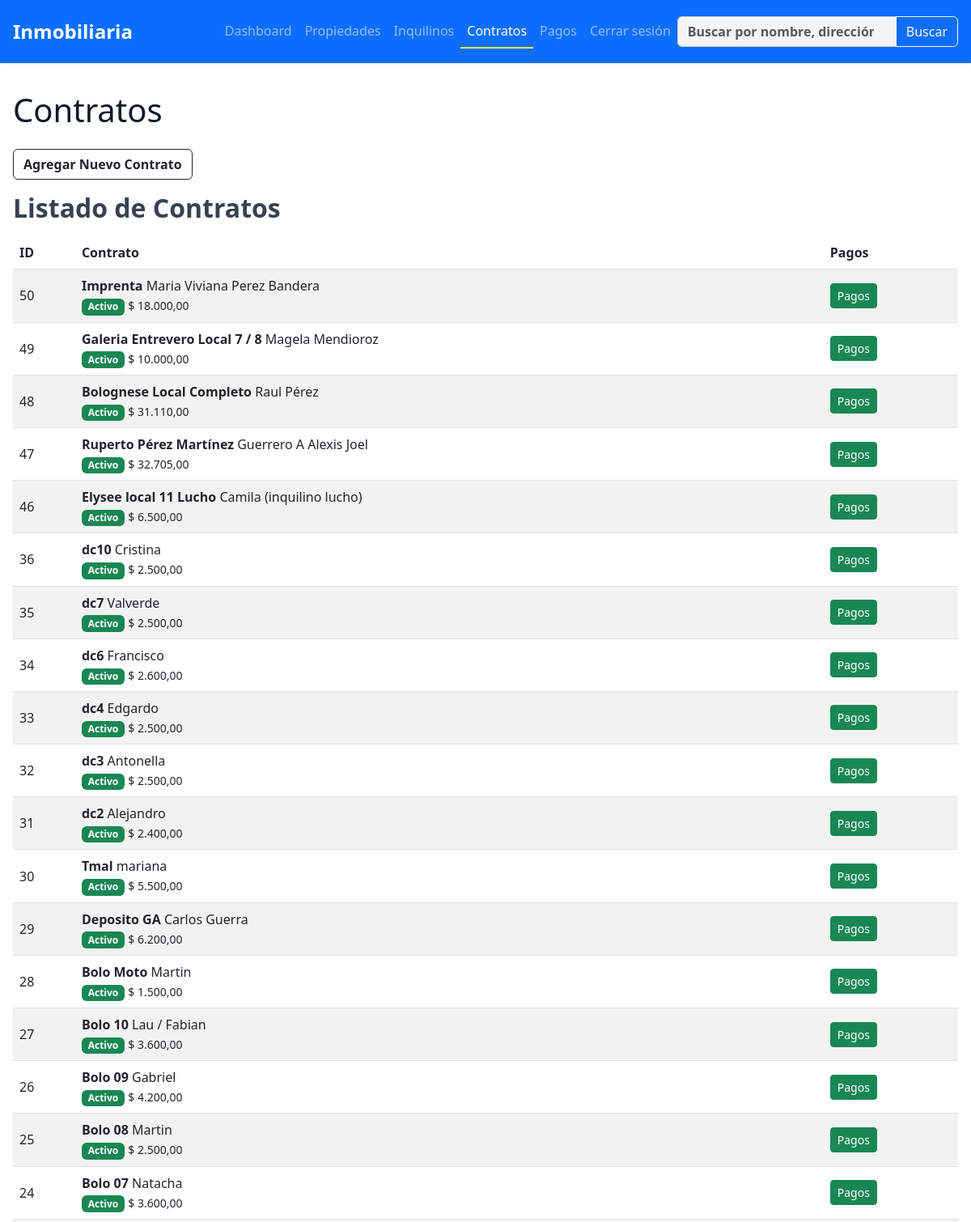
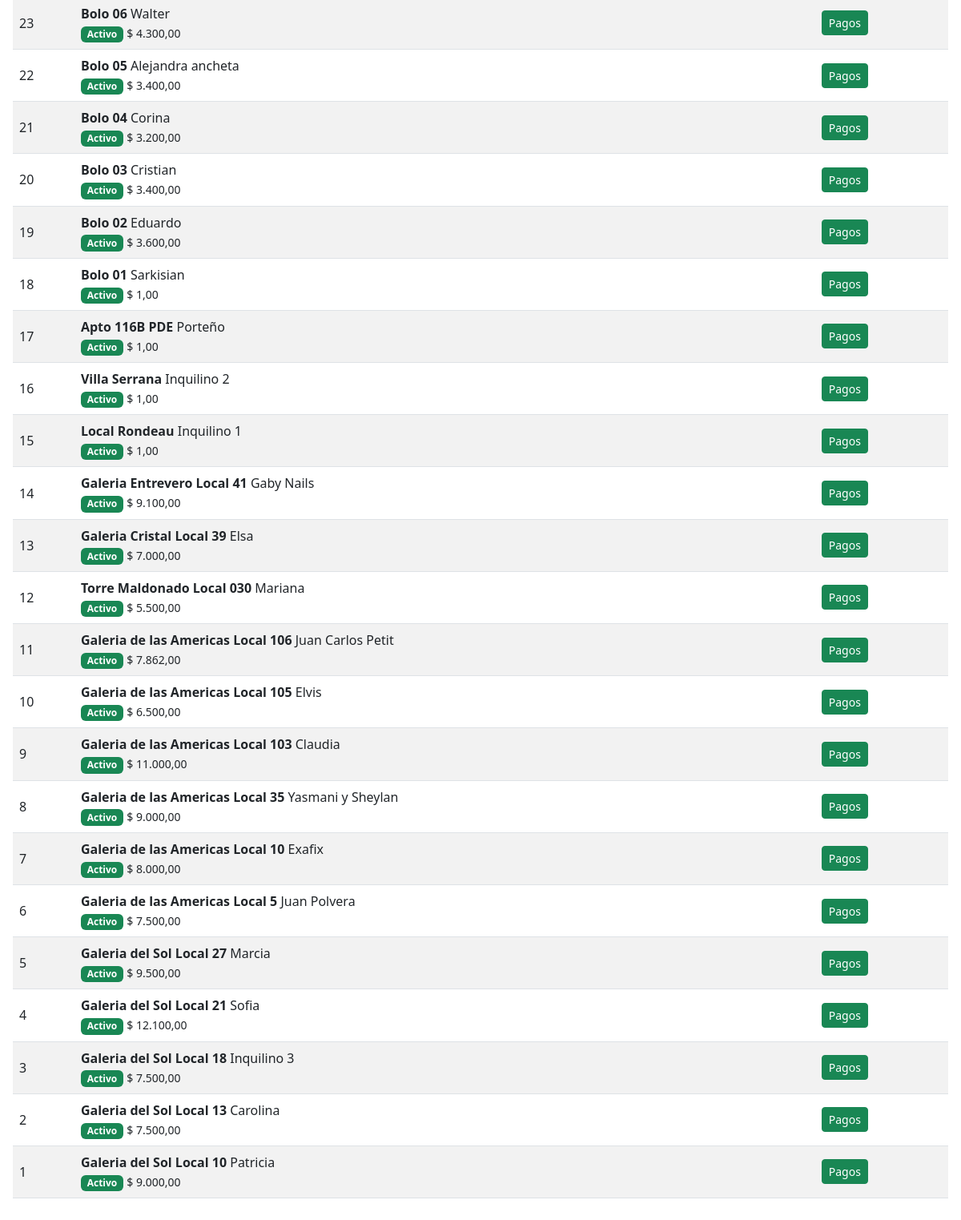
Page /contratos.php (signed in) on the committed database (2 pictures, top to bottom).
### tables this page shows
CREATE TABLE IF NOT EXISTS `contratos` (
  `id` int(11) NOT NULL AUTO_INCREMENT,
  `inquilino_id` int(11) DEFAULT NULL,
  `propiedad_id` int(11) DEFAULT NULL,
  `fecha_inicio` date DEFAULT NULL,
  `fecha_fin` date DEFAULT NULL,
  `importe` decimal(10,2) DEFAULT NULL,
  `garantia` varchar(100) DEFAULT NULL,
  `corredor` varchar(100) DEFAULT NULL,
  `estado` enum('activo','finalizado') DEFAULT NULL,
  `documentos` text,
  `usuario_id` int(11) NOT NULL,
  `fecha_creacion` datetime DEFAULT NULL,
  `fecha_modificacion` datetime DEFAULT NULL,
  PRIMARY KEY (`id`)
);

CREATE TABLE IF NOT EXISTS `propiedades` (
  `id` int(11) NOT NULL AUTO_INCREMENT,
  `nombre` varchar(255) NOT NULL,
  `tipo` varchar(100) DEFAULT NULL,
  `direccion` varchar(255) DEFAULT NULL,
  `galeria` text,
  `local` varchar(100) DEFAULT NULL,
  `precio` decimal(10,2) DEFAULT NULL,
  `incluye_gc` tinyint(1) DEFAULT NULL,
  `gastos_comunes` decimal(10,2) DEFAULT NULL,
  `estado` enum('alquilado','libre','en venta','uso propio') DEFAULT NULL,
  `garantia` decimal(10,2) DEFAULT NULL,
  `corredor` varchar(100) DEFAULT NULL,
  `anep` varchar(100) DEFAULT NULL,
  `contribucion_inmobiliaria` decimal(10,2) DEFAULT NULL,
  `comentarios` text,
  `usuario_id` int(11) NOT NULL,
  `fecha_creacion` datetime DEFAULT NULL,
  `fecha_modificacion` datetime DEFAULT NULL,
  `imagenes` text NOT NULL,
  `documentos` text NOT NULL,
  PRIMARY KEY (`id`),
  KEY `idx_usuario_id` (`usuario_id`)
);

CREATE TABLE IF NOT EXISTS `inquilinos` (
  `id` int(11) NOT NULL AUTO_INCREMENT,
  `nombre` varchar(255) NOT NULL,
  `cedula` varchar(100) NOT NULL,
  `telefono` varchar(20) DEFAULT NULL,
  `vehiculo` varchar(100) DEFAULT NULL,
  `matricula` varchar(50) DEFAULT NULL,
  `documentos` text NOT NULL,
  `usuario_id` int(11) NOT NULL,
  `fecha_creacion` datetime DEFAULT NULL,
  `fecha_modificacion` datetime DEFAULT NULL,
  PRIMARY KEY (`id`)
);

### contratos.php (the view, shortened to what this page needs)
<?php
require_once 'config.php';
$edit_id = intval($_GET['edit'] ?? 0);
$errors = [];
$propiedad_id_param = intval($_GET['propiedad_id'] ?? 0);
$contratos = $pdo->query("SELECT
  c.*, i.nombre as inquilino_nombre, p.nombre as propiedad_nombre
  FROM contratos c
  JOIN inquilinos i ON c.inquilino_id = i.id
  JOIN propiedades p ON c.propiedad_id = p.id
  ORDER BY c.id DESC")->fetchAll();
function estado_label($e)
{
  switch ($e) {
    case 'activo':
      return '<span class="badge bg-success">Activo</span>';
  }
}
include 'includes/header_nav.php';
?>
<main class="container container-main py-4">
  <h1>Contratos</h1>
  <button class="btn btn-outline-dark mb-3" type="button" data-bs-toggle="collapse" data-bs-target="#formContratoCollapse" aria-expanded="<?= ($edit_id || !empty($errors) || $propiedad_id_param) ? 'true' : 'false' ?>" aria-controls="formContratoCollapse" style="font-weight:600;">
    <?= ($edit_id || !empty($errors) || $propiedad_id_param) ? 'Ocultar' : 'Agregar Nuevo Contrato' ?>
  </button>
  <section>
    <h2 class="fw-semibold mb-3">Listado de Contratos</h2>
    <?php if (count($contratos) === 0): ?>
      <p>No hay contratos registrados.</p>
    <?php else: ?>
      <div class="table-responsive">
        <table class="table align-middle table-striped">
          <thead>
            <tr>
              <th>ID</th>
              <th>Contrato</th>
              <th>Pagos</th>
            </tr>
          </thead>
          <tbody>
            <?php foreach ($contratos as $c): ?>
              <tr>
                <td><?= htmlspecialchars($c['id'])?></td>
                <td>
                  <a href="contratos.php?edit=<?= intval($c['id']) ?>" class="text-decoration-none text-dark"><b><?= htmlspecialchars($c['propiedad_nombre']) ?></b> <?= htmlspecialchars($c['inquilino_nombre']) ?><br>
                    <?= estado_label($c['estado']) ?>
                    <small>
                      <nobr>$ <?= number_format($c['importe'], 2, ",", ".") ?></nobr>
                    </small><br>
                  </a>
                </td>
                <td>
                  <a href="pagos.php?contrato_id=<?= intval($c['id']) ?>" class="btn btn-sm btn-success">Pagos</a>
                </td>
              </tr>
            <?php endforeach; ?>
          </tbody>
        </table>
      </div>
    <?php endif; ?>
  </section>
</main>
<?php
include 'includes/footer.php';
?>

### includes/styles.css (style rules this page uses)
body { font-family: system-ui, -apple-system, "Segoe UI", Roboto, "Helvetica Neue", Arial, "Noto Sans", "Liberation Sans", sans-serif, "Apple Color Emoji", "Segoe UI Emoji", "Segoe UI Symbol", "Noto Color Emoji"; background: #ffffff; color: #374151; padding-top: 5.5rem; min-height: 100vh; margin: 0; }
.container-main { max-width: 1200px; margin: auto; padding: 1rem; }
h1 { margin-bottom: 1.5rem; color: #111827; }

### rows in the picture
contratos: id "50", propiedad.nombre "Imprenta", inquilino.nombre "Maria Viviana Perez Bandera", estado "Activo", importe "18.000,00"
contratos: id "49", propiedad.nombre "Galeria Entrevero Local 7 / 8", inquilino.nombre "Magela Mendioroz", estado "Activo", importe "10.000,00"
contratos: id "48", propiedad.nombre "Bolognese Local Completo", inquilino.nombre "Raul Pérez", estado "Activo", importe "31.110,00"
contratos: id "47", propiedad.nombre "Ruperto Pérez Martínez", inquilino.nombre "Guerrero A Alexis Joel", estado "Activo", importe "32.705,00"
contratos: id "46", propiedad.nombre "Elysee local 11 Lucho", inquilino.nombre "Camila (inquilino lucho)", estado "Activo", importe "6.500,00"
contratos: id "36", propiedad.nombre "dc10", inquilino.nombre "Cristina", estado "Activo", importe "2.500,00"
contratos: id "35", propiedad.nombre "dc7", inquilino.nombre "Valverde", estado "Activo", importe "2.500,00"
contratos: id "34", propiedad.nombre "dc6", inquilino.nombre "Francisco", estado "Activo", importe "2.600,00"
contratos: id "33", propiedad.nombre "dc4", inquilino.nombre "Edgardo", estado "Activo", importe "2.500,00"
contratos: id "32", propiedad.nombre "dc3", inquilino.nombre "Antonella", estado "Activo", importe "2.500,00"
contratos: id "31", propiedad.nombre "dc2", inquilino.nombre "Alejandro", estado "Activo", importe "2.400,00"
contratos: id "30", propiedad.nombre "Tmal", inquilino.nombre "mariana", estado "Activo", importe "5.500,00"
contratos: id "29", propiedad.nombre "Deposito GA", inquilino.nombre "Carlos Guerra", estado "Activo", importe "6.200,00"
contratos: id "28", propiedad.nombre "Bolo Moto", inquilino.nombre "Martin", estado "Activo", importe "1.500,00"
contratos: id "27", propiedad.nombre "Bolo 10", inquilino.nombre "Lau / Fabian", estado "Activo", importe "3.600,00"
contratos: id "26", propiedad.nombre "Bolo 09", inquilino.nombre "Gabriel", estado "Activo", importe "4.200,00"
contratos: id "25", propiedad.nombre "Bolo 08", inquilino.nombre "Martin", estado "Activo", importe "2.500,00"
contratos: id "24", propiedad.nombre "Bolo 07", inquilino.nombre "Natacha", estado "Activo", importe "3.600,00"
contratos: id "23", propiedad.nombre "Bolo 06", inquilino.nombre "Walter", estado "Activo", importe "4.300,00"
contratos: id "22", propiedad.nombre "Bolo 05", inquilino.nombre "Alejandra ancheta", estado "Activo", importe "3.400,00"
contratos: id "21", propiedad.nombre "Bolo 04", inquilino.nombre "Corina", estado "Activo", importe "3.200,00"
contratos: id "20", propiedad.nombre "Bolo 03", inquilino.nombre "Cristian", estado "Activo", importe "3.400,00"
contratos: id "19", propiedad.nombre "Bolo 02", inquilino.nombre "Eduardo", estado "Activo", importe "3.600,00"
contratos: id "18", propiedad.nombre "Bolo 01", inquilino.nombre "Sarkisian", estado "Activo", importe "1,00"
contratos: id "17", propiedad.nombre "Apto 116B PDE", inquilino.nombre "Porteño", estado "Activo", importe "1,00"
contratos: id "16", propiedad.nombre "Villa Serrana", inquilino.nombre "Inquilino 2", estado "Activo", importe "1,00"
contratos: id "15", propiedad.nombre "Local Rondeau", inquilino.nombre "Inquilino 1", estado "Activo", importe "1,00"
contratos: id "14", propiedad.nombre "Galeria Entrevero Local 41", inquilino.nombre "Gaby Nails", estado "Activo", importe "9.100,00"
contratos: id "13", propiedad.nombre "Galeria Cristal Local 39", inquilino.nombre "Elsa", estado "Activo", importe "7.000,00"
contratos: id "12", propiedad.nombre "Torre Maldonado Local 030", inquilino.nombre "Mariana", estado "Activo", importe "5.500,00"
contratos: id "11", propiedad.nombre "Galeria de las Americas Local 106", inquilino.nombre "Juan Carlos Petit", estado "Activo", importe "7.862,00"
contratos: id "10", propiedad.nombre "Galeria de las Americas Local 105", inquilino.nombre "Elvis", estado "Activo", importe "6.500,00"
contratos: id "9", propiedad.nombre "Galeria de las Americas Local 103", inquilino.nombre "Claudia", estado "Activo", importe "11.000,00"
contratos: id "8", propiedad.nombre "Galeria de las Americas Local 35", inquilino.nombre "Yasmani y Sheylan", estado "Activo", importe "9.000,00"
contratos: id "7", propiedad.nombre "Galeria de las Americas Local 10", inquilino.nombre "Exafix", estado "Activo", importe "8.000,00"
contratos: id "6", propiedad.nombre "Galeria de las Americas Local 5", inquilino.nombre "Juan Polvera", estado "Activo", importe "7.500,00"
contratos: id "5", propiedad.nombre "Galeria del Sol Local 27", inquilino.nombre "Marcia", estado "Activo", importe "9.500,00"
contratos: id "4", propiedad.nombre "Galeria del Sol Local 21", inquilino.nombre "Sofia", estado "Activo", importe "12.100,00"
contratos: id "3", propiedad.nombre "Galeria del Sol Local 18", inquilino.nombre "Inquilino 3", estado "Activo", importe "7.500,00"
contratos: id "2", propiedad.nombre "Galeria del Sol Local 13", inquilino.nombre "Carolina", estado "Activo", importe "7.500,00"
contratos: id "1", propiedad.nombre "Galeria del Sol Local 10", inquilino.nombre "Patricia", estado "Activo", importe "9.000,00"
